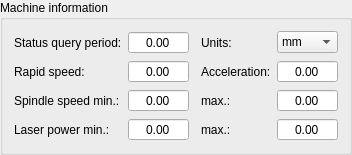
          <widget class="GroupBox" name="grpGRBL">
           <property name="title">
            <string>Machine information</string>
           </property>
           <layout class="QVBoxLayout" name="verticalLayout_5">
            <item>
             <layout class="QGridLayout" name="gridLayout_2" columnstretch="0,1,0,0,1">
              <item row="2" column="1">
               <widget class="NumberBox" name="txtSpindleSpeedMin">
                <property name="font">
                 <font>
                  <pointsize>9</pointsize>
                 </font>
                </property>
                <property name="alignment">
                 <set>Qt::AlignCenter</set>
                </property>
                <property name="buttonSymbols">
                 <enum>QAbstractSpinBox::NoButtons</enum>
                </property>
                <property name="maximum">
                 <double>99999.000000000000000</double>
                </property>
               </widget>
              </item>
              <item row="0" column="0">
               <widget class="QLabel" name="label_11">
                <property name="text">
                 <string>Status query period:</string>
                </property>
               </widget>
              </item>
              <item row="0" column="1">
               <widget class="NumberBox" name="txtQueryStateTime">
                <property name="font">
                 <font>
                  <pointsize>9</pointsize>
                 </font>
                </property>
                <property name="alignment">
                 <set>Qt::AlignCenter</set>
                </property>
                <property name="buttonSymbols">
                 <enum>QAbstractSpinBox::NoButtons</enum>
                </property>
                <property name="maximum">
                 <double>9999.000000000000000</double>
                </property>
               </widget>
              </item>
              <item row="0" column="4">
               <widget class="QComboBox" name="cboUnits">
                <property name="sizePolicy">
                 <sizepolicy hsizetype="Expanding" vsizetype="Fixed">
                  <horstretch>0</horstretch>
                  <verstretch>0</verstretch>
                 </sizepolicy>
                </property>
                <item>
                 <property name="text">
                  <string>mm</string>
                 </property>
                </item>
                <item>
                 <property name="text">
                  <string>inch</string>
                 </property>
                </item>
               </widget>
              </item>
              <item row="0" column="2">
               <spacer name="horizontalSpacer_6">
                <property name="orientation">
                 <enum>Qt::Horizontal</enum>
                </property>
                <property name="sizeType">
                 <enum>QSizePolicy::Fixed</enum>
                </property>
                <property name="sizeHint" stdset="0">
                 <size>
                  <width>6</width>
                  <height>20</height>
                 </size>
                </property>
               </spacer>
              </item>
              <item row="0" column="3">
               <widget class="QLabel" name="label_15">
                <property name="text">
                 <string>Units:</string>
                </property>
               </widget>
              </item>
              <item row="1" column="0">
               <widget class="QLabel" name="label_10">
                <property name="text">
                 <string>Rapid speed:</string>
                </property>
               </widget>
              </item>
              <item row="1" column="1">
               <widget class="NumberBox" name="txtRapidSpeed">
                <property name="font">
                 <font>
                  <pointsize>9</pointsize>
                 </font>
                </property>
                <property name="alignment">
                 <set>Qt::AlignCenter</set>
                </property>
                <property name="buttonSymbols">
                 <enum>QAbstractSpinBox::NoButtons</enum>
                </property>
                <property name="maximum">
                 <double>99999.000000000000000</double>
                </property>
               </widget>
              </item>
              <item row="1" column="3">
               <widget class="QLabel" name="label_14">
                <property name="text">
                 <string>Acceleration:</string>
                </property>
               </widget>
              </item>
              <item row="1" column="4">
               <widget class="NumberBox" name="txtAcceleration">
                <property name="font">
                 <font>
                  <pointsize>9</pointsize>
                 </font>
                </property>
                <property name="alignment">
                 <set>Qt::AlignCenter</set>
                </property>
                <property name="buttonSymbols">
                 <enum>QAbstractSpinBox::NoButtons</enum>
                </property>
                <property name="maximum">
                 <double>99999.000000000000000</double>
                </property>
               </widget>
              </item>
              <item row="2" column="3">
               <widget class="QLabel" name="label_13">
                <property name="text">
                 <string>max.:</string>
                </property>
               </widget>
              </item>
              <item row="2" column="0">
               <widget class="QLabel" name="label_12">
                <property name="text">
                 <string>Spindle speed min.:</string>
                </property>
               </widget>
              </item>
              <item row="2" column="4">
               <widget class="NumberBox" name="txtSpindleSpeedMax">
                <property name="font">
                 <font>
                  <pointsize>9</pointsize>
                 </font>
                </property>
                <property name="alignment">
                 <set>Qt::AlignCenter</set>
                </property>
                <property name="buttonSymbols">
                 <enum>QAbstractSpinBox::NoButtons</enum>
                </property>
                <property name="maximum">
                 <double>99999.000000000000000</double>
                </property>
               </widget>
              </item>
              <item row="3" column="0">
               <widget class="QLabel" name="label_18">
                <property name="text">
                 <string>Laser power min.:</string>
                </property>
               </widget>
              </item>
              <item row="3" column="1">
               <widget class="NumberBox" name="txtLaserPowerMin">
                <property name="font">
                 <font>
                  <pointsize>9</pointsize>
                 </font>
                </property>
                <property name="alignment">
                 <set>Qt::AlignCenter</set>
                </property>
                <property name="buttonSymbols">
                 <enum>QAbstractSpinBox::NoButtons</enum>
                </property>
                <property name="maximum">
                 <double>99999.000000000000000</double>
                </property>
               </widget>
              </item>
              <item row="3" column="3">
               <widget class="QLabel" name="label_35">
                <property name="text">
                 <string>max.:</string>
                </property>
               </widget>
              </item>
              <item row="3" column="4">
               <widget class="NumberBox" name="txtLaserPowerMax">
                <property name="font">
                 <font>
                  <pointsize>9</pointsize>
                 </font>
                </property>
                <property name="alignment">
                 <set>Qt::AlignCenter</set>
                </property>
                <property name="buttonSymbols">
                 <enum>QAbstractSpinBox::NoButtons</enum>
                </property>
                <property name="maximum">
                 <double>99999.000000000000000</double>
                </property>
               </widget>
              </item>
             </layout>
            </item>
           </layout>
          </widget>
